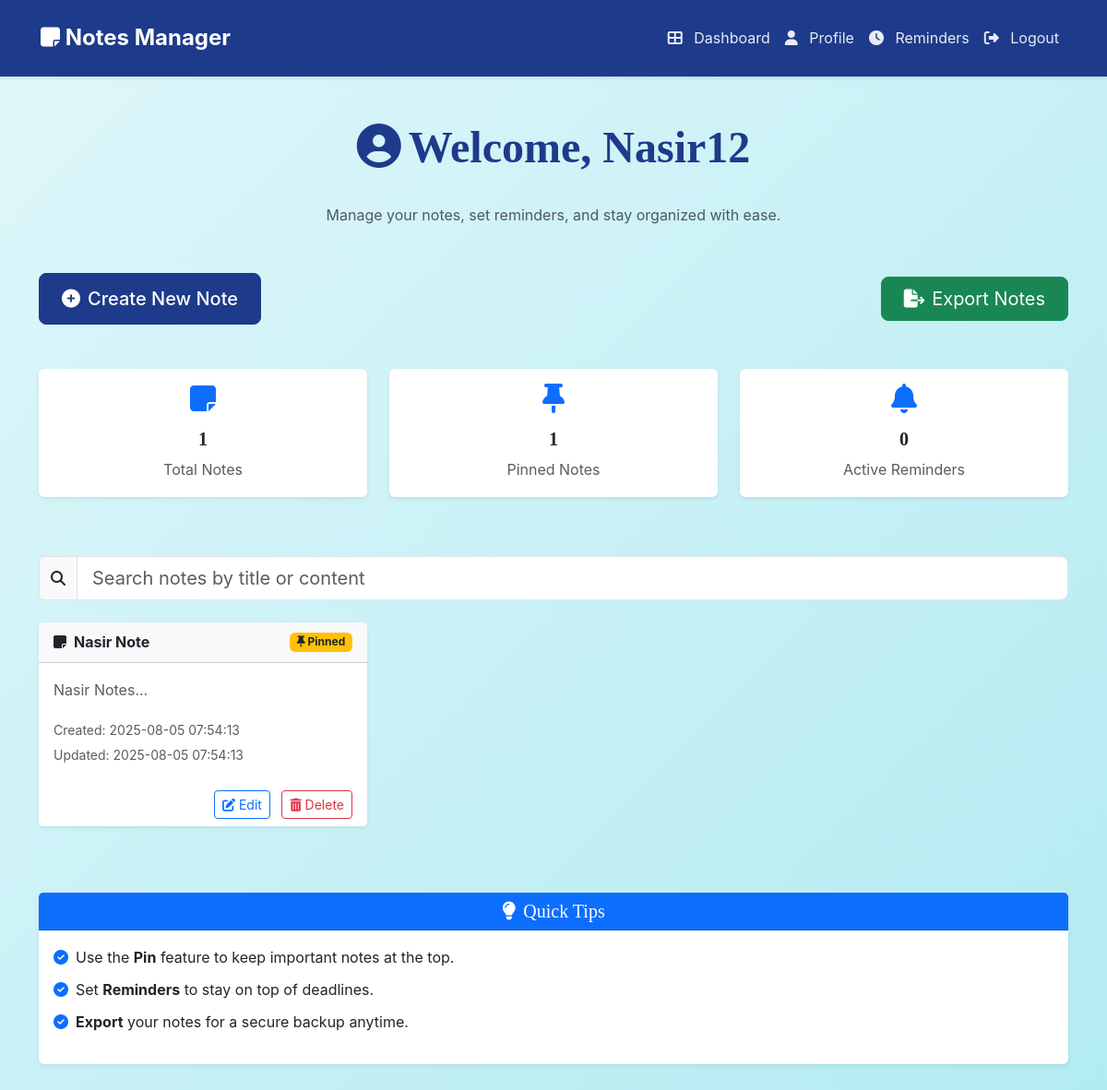
/dashboard (signed in), run on the app's committed database.
### app.py (models this page shows, shortened)
class User(db.Model, UserMixin):
    __tablename__ = 'users'
    id = db.Column(db.Integer, primary_key=True)
    username = db.Column(db.String(255), nullable=False, unique=True)
    email = db.Column(db.String(255), nullable=False, unique=True)
    password = db.Column(db.String(255), nullable=False)
    first_name = db.Column(db.String(255))
    last_name = db.Column(db.String(255))
    profile_picture = db.Column(db.String(255))

class Note(db.Model):
    __tablename__ = 'notes'
    id = db.Column(db.Integer, primary_key=True)
    user_id = db.Column(db.Integer, db.ForeignKey('users.id'), nullable=False)
    title = db.Column(db.String(255))
    content = db.Column(db.Text)
    category = db.Column(db.String(50))
    isPinned = db.Column(db.Boolean, default=False)
    createdAt = db.Column(db.DateTime, default=datetime.utcnow)
    updatedAt = db.Column(db.DateTime, default=datetime.utcnow, onupdate=datetime.utcnow)
    isLocal = db.Column(db.Boolean, default=False)
    isDraft = db.Column(db.Boolean, default=False)
    user = db.relationship('User', backref='notes')

### app.py (the view)
@app.route('/dashboard', methods=['GET', 'POST'])
@login_required
def dashboard():
    user_id = current_user.id
    username = current_user.username
    notes = Note.query.filter_by(user_id=user_id, isDraft=False).order_by(Note.isPinned.desc(), Note.updatedAt.desc()).all()
    draft_note = Note.query.filter_by(user_id=user_id, isDraft=True).first()
    reminders = db.session.query(Reminder, Note).join(Note).filter(Reminder.user_id == user_id, Reminder.reminder_date >= datetime.utcnow()).order_by(Reminder.reminder_date.asc()).limit(5).all()
    return render_template('dashboard.html', username=username, notes=notes, draft_note=draft_note, reminders=reminders)

### app.py (called while the page is built)
@login_manager.user_loader
def load_user(user_id):
    return User.query.get(int(user_id))

### templates/dashboard.html (shortened to what this page needs)
{% extends 'base.html' %}
{% block content %}
<div class="container my-5">
    <div class="text-center mb-5">
        <h2 class="display-5 fw-bold"><i class="fas fa-user-circle me-2"></i>Welcome, {{ username }}</h2>
        <p class="text-muted">Manage your notes, set reminders, and stay organized with ease.</p>
    </div>
    <div class="d-flex justify-content-between align-items-center mb-5">
        <a href="{{ url_for('create_note_page') }}" class="btn btn-primary btn-lg px-4">
            <i class="fas fa-plus-circle me-2"></i>Create New Note
        </a>
        <button onclick="exportNotes()" class="btn btn-success btn-lg px-4">
            <i class="fas fa-file-export me-2"></i>Export Notes
        </button>
    </div>
    <div class="row mb-5">
        <div class="col-md-4 mb-3">
            <div class="card border-0 shadow-sm">
                <div class="card-body text-center">
                    <i class="fas fa-sticky-note fa-2x text-primary mb-3"></i>
                    <h3 class="h5 fw-bold">{{ notes | length }}</h3>
                    <p class="text-muted mb-0">Total Notes</p>
                </div>
            </div>
        </div>
        <div class="col-md-4 mb-3">
            <div class="card border-0 shadow-sm">
                <div class="card-body text-center">
                    <i class="fas fa-thumbtack fa-2x text-primary mb-3"></i>
                    <h3 class="h5 fw-bold">{{ notes | selectattr('isPinned') | list | length }}</h3>
                    <p class="text-muted mb-0">Pinned Notes</p>
                </div>
            </div>
        </div>
        <div class="col-md-4 mb-3">
            <div class="card border-0 shadow-sm">
                <div class="card-body text-center">
                    <i class="fas fa-bell fa-2x text-primary mb-3"></i>
                    <h3 class="h5 fw-bold">{{ reminders | length }}</h3>
                    <p class="text-muted mb-0">Active Reminders</p>
                </div>
            </div>
        </div>
    </div>
    <div class="mb-4">
        <div class="input-group">
            <span class="input-group-text bg-light"><i class="fas fa-search"></i></span>
            <input type="text" id="searchInput" class="form-control form-control-lg" placeholder="Search notes by title or content" oninput="searchNotes()">
        </div>
    </div>
    <div class="row" id="notesList">
        {% for note in notes %}
        <div class="col-md-4 mb-4 note-card" data-title="{{ note.title }}" data-content="{{ note.content }}">
            <div class="card h-100 border-0 shadow-sm">
                <div class="card-header bg-light d-flex justify-content-between align-items-center">
                    <strong><i class="fas fa-sticky-note me-2"></i>{{ note.title }}</strong>
                    {% if note.isPinned %}
                        <span class="badge bg-warning text-dark"><i class="fas fa-thumbtack"></i> Pinned</span>
                    {% endif %}
                </div>
                <div class="card-body">
                    <p class="text-muted">{{ note.content[:100] | safe }}...</p>
                    <small class="text-muted">
                        Created: {{ note.createdAt.strftime('%Y-%m-%d %H:%M:%S') }}<br>
                        Updated: {{ note.updatedAt.strftime('%Y-%m-%d %H:%M:%S') }}
                    </small>
                </div>
                <div class="card-footer bg-white text-end border-0">
                    <a href="{{ url_for('edit_note', note_id=note.id) }}" class="btn btn-sm btn-outline-primary me-2">
                        <i class="fas fa-edit"></i> Edit
                    </a>
                    <button onclick="deleteNote({{ note.id }})" class="btn btn-sm btn-outline-danger">
                        <i class="fas fa-trash-alt"></i> Delete
                    </button>
                </div>
            </div>
        </div>
        {% endfor %}
    </div>
    <div class="card mt-5 border-0 shadow-sm">
        <div class="card-header bg-primary text-white">
            <h3 class="h5 mb-0"><i class="fas fa-lightbulb me-2"></i>Quick Tips</h3>
        </div>
        <div class="card-body">
            <ul class="list-unstyled">
                <li class="mb-2"><i class="fas fa-check-circle text-primary me-2"></i>Use the <strong>Pin</strong> feature to keep important notes at the top.</li>
                <li class="mb-2"><i class="fas fa-check-circle text-primary me-2"></i>Set <strong>Reminders</strong> to stay on top of deadlines.</li>
                <li><i class="fas fa-check-circle text-primary me-2"></i><strong>Export</strong> your notes for a secure backup anytime.</li>
            </ul>
        </div>
    </div>
</div>
{% endblock %}

### templates/base.html (shortened to what this page needs)
<!DOCTYPE html>
<html lang="en">
<head>
    <link href="https://cdn.jsdelivr.net/npm/bootstrap@5.3.3/dist/css/bootstrap.min.css" rel="stylesheet">
    <link href="https://cdnjs.cloudflare.com/ajax/libs/font-awesome/6.6.0/css/all.min.css" rel="stylesheet">
</head>
<body>
    <nav class="navbar navbar-expand-lg">
        <div class="container-fluid">
            <a class="navbar-brand" href="/">
                <i class="fas fa-sticky-note"></i> Notes Manager
            </a>
            <div class="collapse navbar-collapse" id="navbarNav">
                <ul class="navbar-nav ms-auto">
                    {% if not current_user.is_authenticated %}
                    <li class="nav-item">
                        <a class="nav-link" href="{{ url_for('user_login') }}"><i class="fas fa-sign-in-alt"></i> Login</a>
                    </li>
                    <li class="nav-item">
                        <a class="nav-link" href="{{ url_for('register') }}"><i class="fas fa-user-plus"></i> Register</a>
                    </li>
                    {% else %}
                    <li class="nav-item">
                        <a class="nav-link" href="{{ url_for('dashboard') }}"><i class="fas fa-th-large"></i> Dashboard</a>
                    </li>
                    <li class="nav-item">
                        <a class="nav-link" href="{{ url_for('view_profile') }}"><i class="fas fa-user"></i> Profile</a>
                    </li>
                    <li class="nav-item">
                        <a class="nav-link" href="{{ url_for('view_reminders') }}"><i class="fas fa-clock"></i> Reminders</a>
                    </li>
                    <li class="nav-item">
                        <a class="nav-link" href="{{ url_for('user_logout') }}"><i class="fas fa-sign-out-alt"></i> Logout</a>
                    </li>
                    {% endif %}
                </ul>
            </div>
        </div>
    </nav>
     {% block content %}{% endblock %}
</body>
</html>

### templates/base.html (style rules this page uses)
body { background: linear-gradient(135deg, #e0f7fa, #b2ebf2); font-family: 'Inter', -apple-system, BlinkMacSystemFont, sans-serif; color: #1a202c; line-height: 1.7; min-height: 100vh; }
h1, h2, h3, h4 { text-align: center; margin: 2rem 0; font-family: 'Merriweather', serif; color: #1e3a8a; font-weight: 700; }
.container { margin-bottom: 3rem; }
.btn-primary { background-color: #1e3a8a; border-color: #1e3a8a; border-radius: 0.5rem; padding: 0.75rem 1.5rem; font-weight: 500; transition: all 0.3s ease; }
a { color: #1e3a8a; font-weight: 500; text-decoration: none; transition: color 0.2s ease; }
.navbar { background-color: #1e3a8a; padding: 1rem 2rem; box-shadow: 0 2px 4px rgba(0, 0, 0, 0.1); }
.navbar-brand { font-weight: 700; font-size: 1.5rem; color: white !important; }
.navbar-nav .nav-link { color: rgba(255, 255, 255, 0.9) !important; font-size: 1rem; padding: 0.5rem 1rem; transition: all 0.3s ease; }
.navbar-nav .nav-link i { margin-right: 0.5rem; }

### data on the page
User: username "Nasir12"
Note: title "Nasir Note", isPinned True (drawn), content "Nasir Notes", createdAt "2025-08-05 07:54:13", updatedAt "2025-08-05 07:54:13"

### other printed values
{{ notes | length }} "1"
{{ notes | selectattr('isPinned') | list | length }} "1"
{{ reminders | length }} "0"
